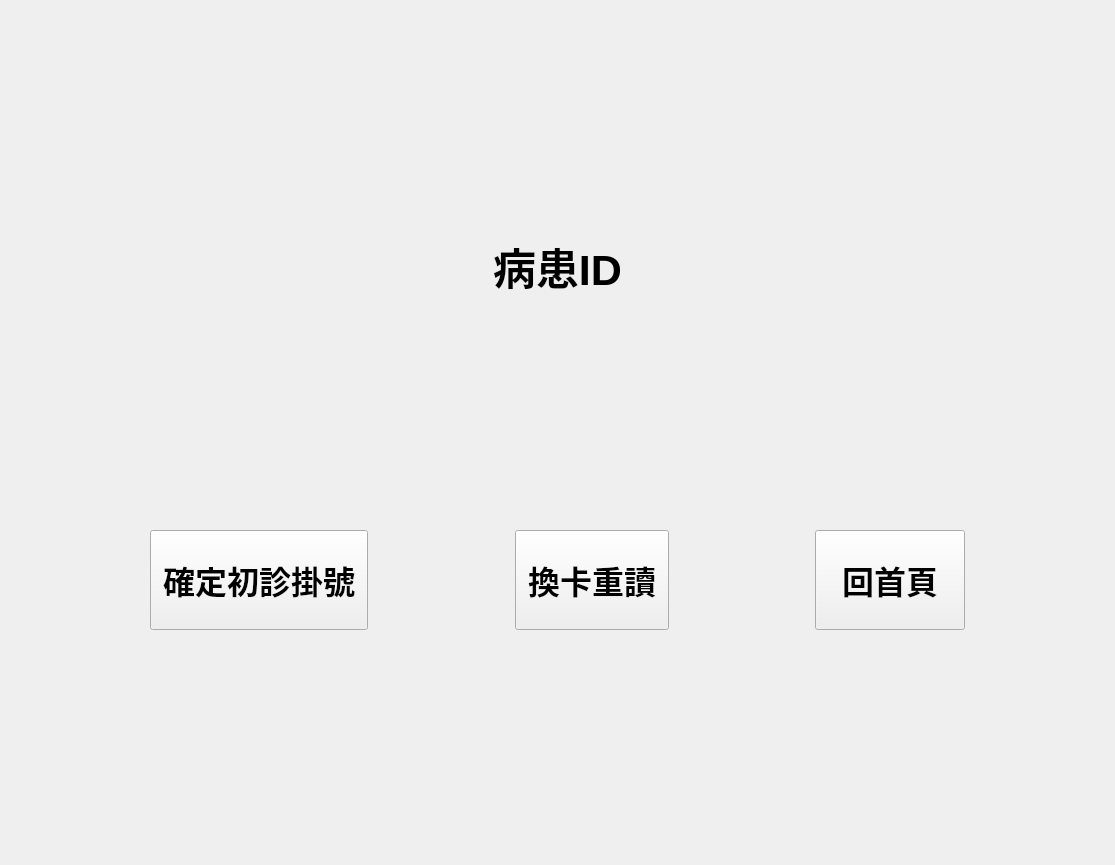
<?xml version="1.0" encoding="UTF-8"?>
<ui version="4.0">
 <class>WindowFirstVisitRegistration</class>
 <widget class="QMainWindow" name="WindowFirstVisitRegistration">
  <property name="geometry">
   <rect>
    <x>0</x>
    <y>0</y>
    <width>1115</width>
    <height>865</height>
   </rect>
  </property>
  <property name="windowTitle">
   <string>主畫面</string>
  </property>
  <widget class="QWidget" name="centralwidget">
   <layout class="QGridLayout" name="gridLayout">
    <item row="1" column="0">
     <widget class="QLabel" name="label_message">
      <property name="font">
       <font>
        <pointsize>32</pointsize>
        <weight>75</weight>
        <bold>true</bold>
       </font>
      </property>
      <property name="text">
       <string>病患ID</string>
      </property>
      <property name="alignment">
       <set>Qt::AlignCenter</set>
      </property>
     </widget>
    </item>
    <item row="5" column="0">
     <spacer name="verticalSpacer">
      <property name="orientation">
       <enum>Qt::Vertical</enum>
      </property>
      <property name="sizeHint" stdset="0">
       <size>
        <width>20</width>
        <height>40</height>
       </size>
      </property>
     </spacer>
    </item>
    <item row="3" column="0">
     <layout class="QHBoxLayout" name="horizontalLayout">
      <item>
       <spacer name="horizontalSpacer_3">
        <property name="orientation">
         <enum>Qt::Horizontal</enum>
        </property>
        <property name="sizeHint" stdset="0">
         <size>
          <width>40</width>
          <height>20</height>
         </size>
        </property>
       </spacer>
      </item>
      <item>
       <widget class="QToolButton" name="toolButton_save_file">
        <property name="minimumSize">
         <size>
          <width>150</width>
          <height>100</height>
         </size>
        </property>
        <property name="font">
         <font>
          <pointsize>24</pointsize>
          <weight>75</weight>
          <bold>true</bold>
         </font>
        </property>
        <property name="text">
         <string>確定初診掛號</string>
        </property>
       </widget>
      </item>
      <item>
       <spacer name="horizontalSpacer">
        <property name="orientation">
         <enum>Qt::Horizontal</enum>
        </property>
        <property name="sizeHint" stdset="0">
         <size>
          <width>40</width>
          <height>20</height>
         </size>
        </property>
       </spacer>
      </item>
      <item>
       <widget class="QToolButton" name="toolButton_back">
        <property name="minimumSize">
         <size>
          <width>150</width>
          <height>100</height>
         </size>
        </property>
        <property name="font">
         <font>
          <pointsize>24</pointsize>
          <weight>75</weight>
          <bold>true</bold>
         </font>
        </property>
        <property name="text">
         <string>換卡重讀</string>
        </property>
       </widget>
      </item>
      <item>
       <spacer name="horizontalSpacer_2">
        <property name="orientation">
         <enum>Qt::Horizontal</enum>
        </property>
        <property name="sizeHint" stdset="0">
         <size>
          <width>40</width>
          <height>20</height>
         </size>
        </property>
       </spacer>
      </item>
      <item>
       <widget class="QToolButton" name="toolButton_back_home">
        <property name="minimumSize">
         <size>
          <width>150</width>
          <height>100</height>
         </size>
        </property>
        <property name="font">
         <font>
          <pointsize>24</pointsize>
          <weight>75</weight>
          <bold>true</bold>
         </font>
        </property>
        <property name="text">
         <string>回首頁</string>
        </property>
       </widget>
      </item>
      <item>
       <spacer name="horizontalSpacer_4">
        <property name="orientation">
         <enum>Qt::Horizontal</enum>
        </property>
        <property name="sizeHint" stdset="0">
         <size>
          <width>40</width>
          <height>20</height>
         </size>
        </property>
       </spacer>
      </item>
     </layout>
    </item>
    <item row="0" column="0">
     <spacer name="verticalSpacer_2">
      <property name="orientation">
       <enum>Qt::Vertical</enum>
      </property>
      <property name="sizeHint" stdset="0">
       <size>
        <width>20</width>
        <height>40</height>
       </size>
      </property>
     </spacer>
    </item>
    <item row="2" column="0">
     <spacer name="verticalSpacer_3">
      <property name="orientation">
       <enum>Qt::Vertical</enum>
      </property>
      <property name="sizeHint" stdset="0">
       <size>
        <width>20</width>
        <height>40</height>
       </size>
      </property>
     </spacer>
    </item>
   </layout>
  </widget>
 </widget>
 <resources/>
 <connections/>
</ui>
